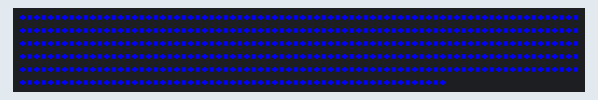
This sketch was run on a simulated Arduino Uno, built with avr-gcc and run on an emulated ATmega328P. Shown: 461 RGB LEDs in strip order, left to right, continuing on the next row.

Above: at 6.4 s.

The sketch:

ledstriptest.ino
```cpp
#include <Adafruit_NeoPixel.h>
#ifdef __AVR__
  #include <avr/power.h>
#endif

#define PIN        6
#define NUMPIXELS  461

Adafruit_NeoPixel pixels(NUMPIXELS, PIN, NEO_GRB + NEO_KHZ800);

int section1[] = {0, 116};
int section2[] = {117, 231};
int section3[] = {232, 345};
int section4[] = {346, 461};

void setup() {
#if defined(__AVR_ATtiny85__) && (F_CPU == 16000000)
  clock_prescale_set(clock_div_1);
#endif

  pixels.begin();
  pixels.clear();
}

void loop() {
  StartUpAnimation();
}

void setSectionColor(int section[], uint32_t color) {
  for (int i = section[0]; i <= section[1]; i++) {
    pixels.setPixelColor(i, color);
  }
  pixels.show();
}

void setTubeColor(uint32_t color) {
  setSectionColor(section1, color);
  setSectionColor(section2, color);
  setSectionColor(section3, color);
  setSectionColor(section4, color);
}

// TEST ANIMATION

void StartUpAnimation(){
  testAnimation(pixels.Color(0, 255, 0));
  testAnimation(pixels.Color(255, 0, 0));
  testAnimation(pixels.Color(0, 0, 255));
}

void testAnimation(uint32_t color) {
  int maxSteps = max(max(section1[1] - section1[0], section2[1] - section2[0]),
                     max(section3[1] - section3[0], section4[1] - section4[0]));

  for (int step = 0; step <= maxSteps; step++) {
    if (section1[0] + step <= section1[1]) {
      pixels.setPixelColor(section1[0] + step, color);
    }

    if (section2[1] - step >= section2[0]) {
      pixels.setPixelColor(section2[1] - step, color);
    }

    if (section3[0] + step <= section3[1]) {
      pixels.setPixelColor(section3[0] + step, color);
    }

    if (section4[1] - step >= section4[0]) {
      pixels.setPixelColor(section4[1] - step, color);
    }

    pixels.show();
  }
}


void rainbowLoop() {
  int discospeed = 50;

  // Red to Yellow (increase green)
  for (int i = 0; i <= 255; i+=discospeed) {
    setTubeColor(pixels.Color(255, i, 0));
  }

  // Yellow to Green (decrease red)
  for (int i = 255; i >= 0; i-=discospeed) {
    setTubeColor(pixels.Color(i, 255, 0));
  }

  // Green to Cyan (increase blue)
  for (int i = 0; i <= 255; i+=discospeed) {
    setTubeColor(pixels.Color(0, 255, i));
  }

  // Cyan to Blue (decrease green)
  for (int i = 255; i >= 0; i-=discospeed) {
    setTubeColor(pixels.Color(0, i, 255));
  }

  // Blue to Magenta (increase red)
  for (int i = 0; i <= 255; i+=discospeed) {
    setTubeColor(pixels.Color(i, 0, 255));
  }

  // Magenta to Red (decrease blue)
  for (int i = 255; i >= 0; i-=discospeed) {
    setTubeColor(pixels.Color(255, 0, i));
  }
}
```
